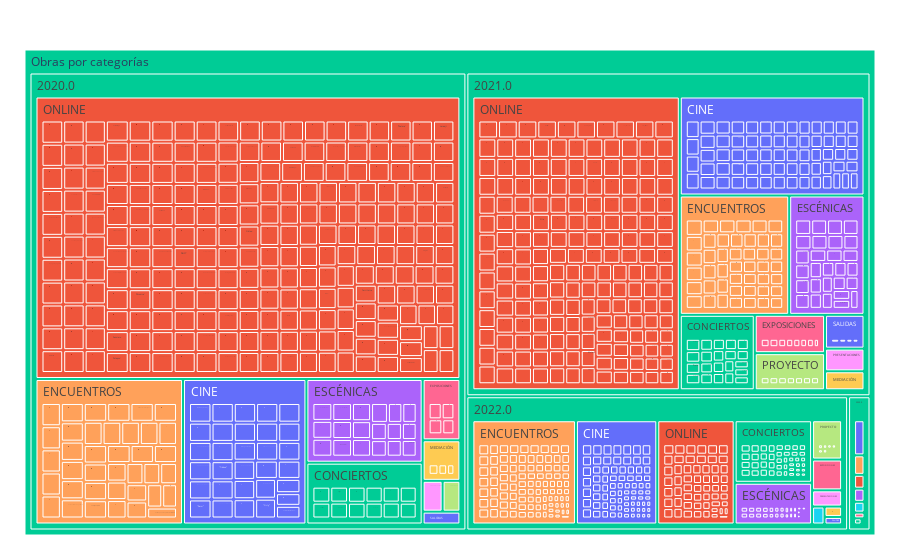

Notebook cell for this chart:
### Markdown cell above
# Visualizamos las obras por sus categorías e introducimos en ellas todos los eventos con sus enlaces

### Code cell
import plotly.express as px
from IPython.core.display import HTML
def path_to_image_html(path):
    return '<img src="'+ path + '" width="200" >'
    
df_casa_enlaces = df_casa[0:1145].copy()
ref = '<a href="{}" style="cursor: pointer" target="_blank" rel="noopener noreferrer">enlace</a>'
df_casa_enlaces['url'] = df_casa_enlaces['url'].apply(lambda x: ref.format(x,"{}"))

fig = px.treemap(df_casa_enlaces[0:1145].dropna(axis=0,subset='year'), path=[px.Constant("Obras por categorías"),'year','category1','title','url'],values=df_casa[0:1145].dropna(axis=0,subset='year').index,color='category1',labels=df_casa.columns)
fig.update_traces(root_color="lightgrey",hovertemplate='<b></b>' )
fig.update_layout(margin = dict(t=50, l=25, r=25, b=25))
fig.show()
fig.write_html("../img/13-elementos.html")

### Figure 1 — Plotly figure (JSON) as saved in the notebook; plotly's stock layout.template omitted (floating-point values rounded to 4 significant figures; data arrays with more than 128 entries replaced by an {"elided": "..."} marker saying what was removed)
{"data": [{"branchvalues": "total", "customdata": {"elided": "2297x1 str values"}, "domain": {"x": [0, 1], "y": [0, 1]}, "hovertemplate": "<b></b>", "ids": {"elided": "2297 str values"}, "labels": {"elided": "2297 str values"}, "marker": {"colors": {"elided": "2297 str values"}}, "name": "", "parents": {"elided": "2297 str values"}, "root": {"color": "lightgrey"}, "type": "treemap", "values": {"elided": "2297 int values"}}], "layout": {"legend": {"tracegroupgap": 0}, "margin": {"b": 25, "l": 25, "r": 25, "t": 50}}}
